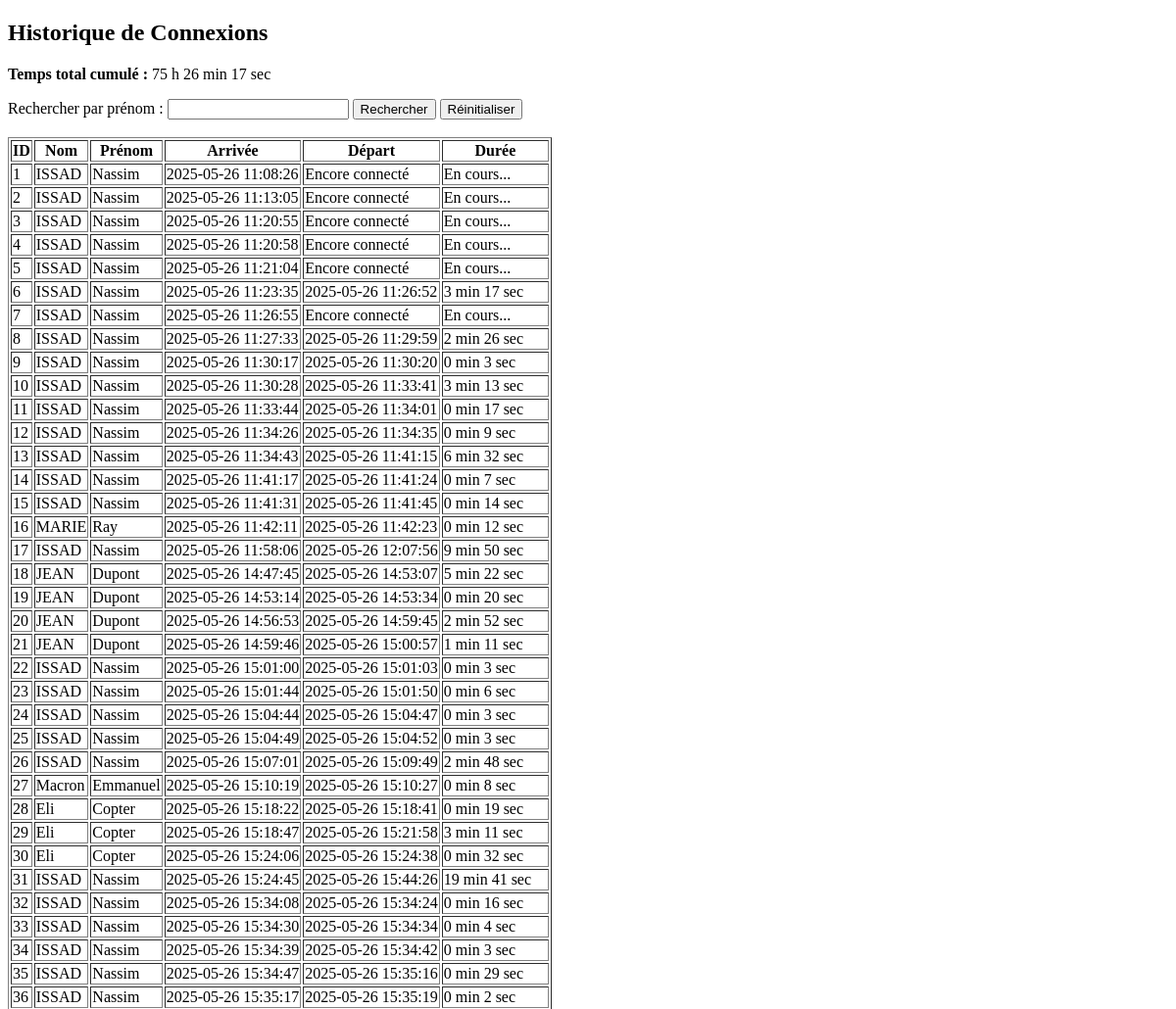
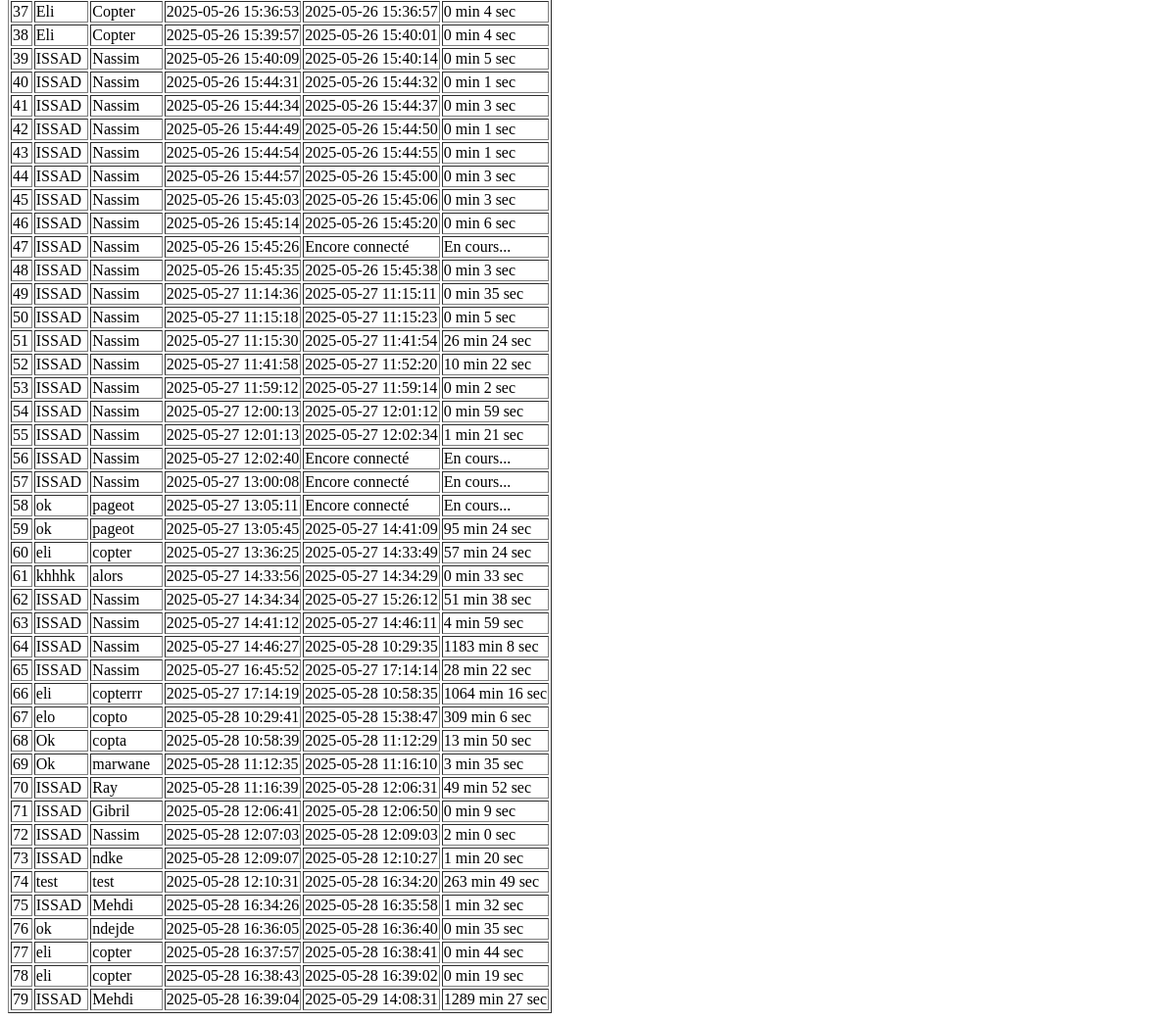
The app's page /admin, older data (2 pictures, top to bottom).
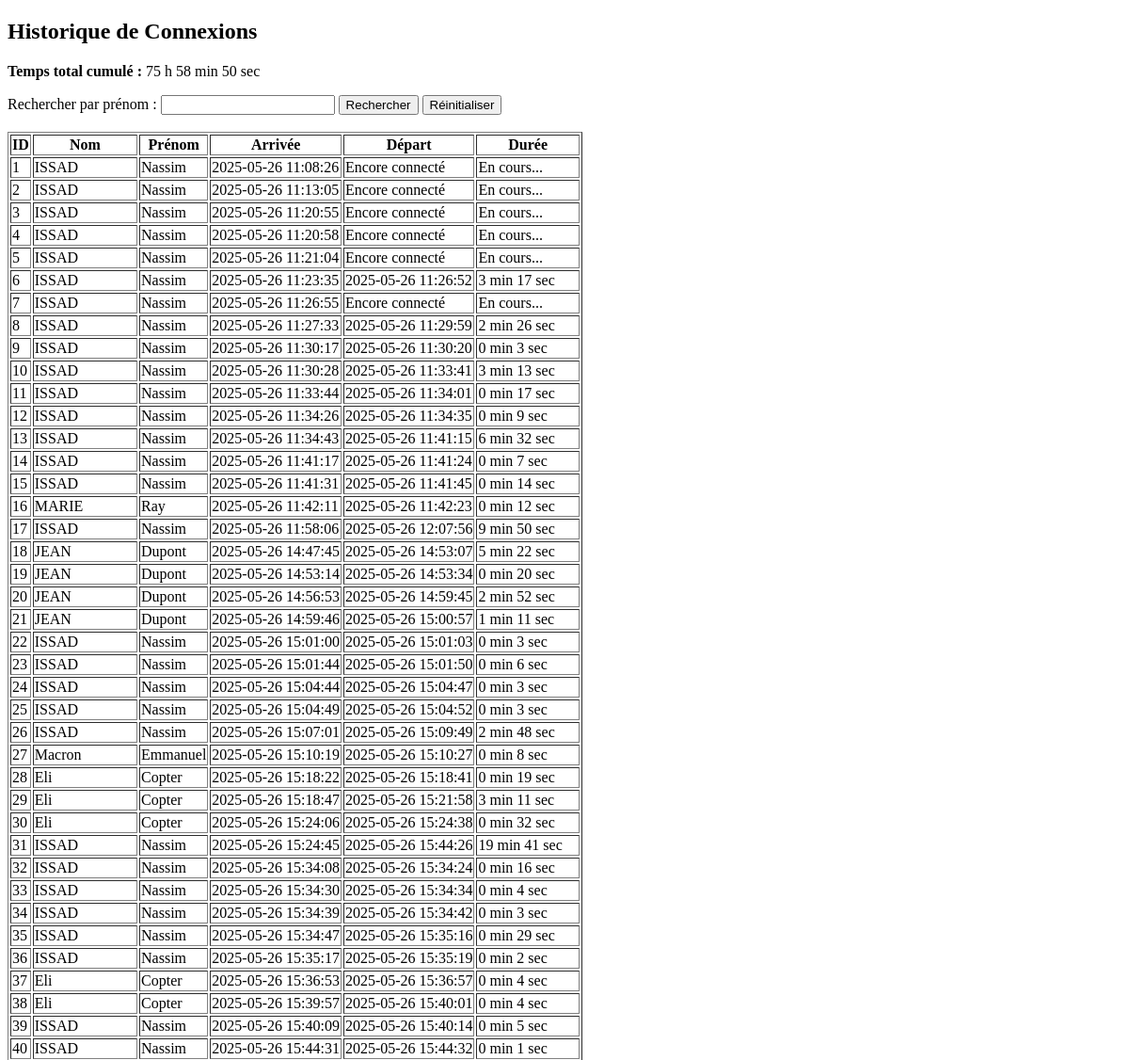
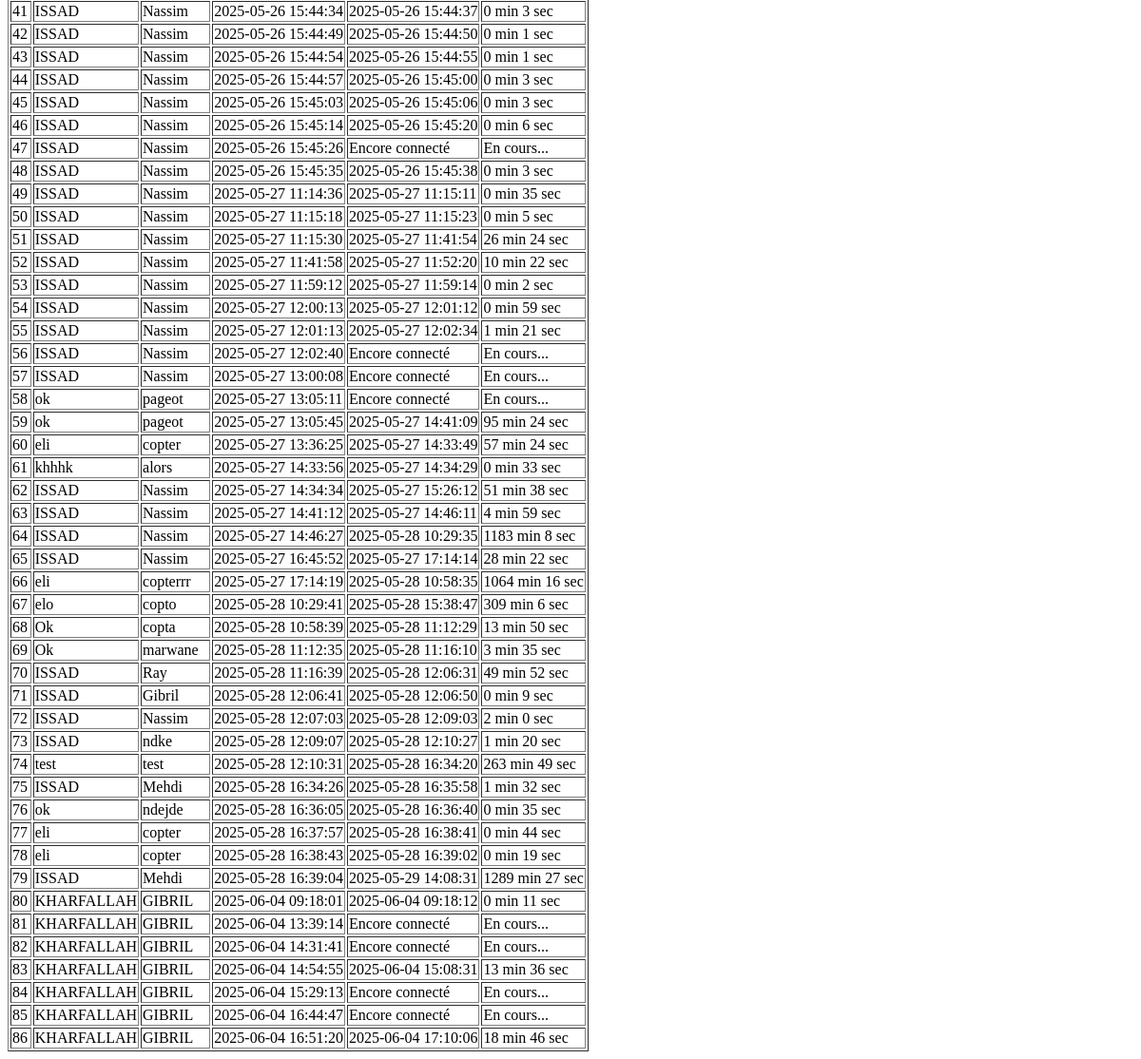
The same page, newer data (2 pictures, top to bottom).
### tables this page shows
CREATE TABLE logs (
    id INTEGER PRIMARY KEY AUTOINCREMENT,
    nom TEXT,
    prenom TEXT,
    arrivee TEXT,
    depart TEXT
);

### app.py (the view)
@app.route("/admin", methods=["GET", "POST"])
def admin():
    prenom_recherche = request.args.get("prenom", "")
    conn = sqlite3.connect(DB_PATH)
    cursor = conn.cursor()
    if prenom_recherche:
        cursor.execute(
            "SELECT * FROM logs WHERE prenom LIKE ?", ("%" + prenom_recherche + "%",)
        )
    else:
        cursor.execute("SELECT * FROM logs")
    logs = cursor.fetchall()
    conn.close()
    total_seconds = 0
    logs_with_duration = []
    for log in logs:
        id_, nom, prenom, arrivee, depart = log
        if depart:
            dt_arrivee = datetime.strptime(arrivee, "%Y-%m-%d %H:%M:%S")
            dt_depart = datetime.strptime(depart, "%Y-%m-%d %H:%M:%S")
            duration = dt_depart - dt_arrivee
            seconds = duration.total_seconds()
            total_seconds += seconds
            minutes = int(seconds // 60)
            secondes = int(seconds % 60)
            duree = f"{minutes} min {secondes} sec"
        else:
            duree = "En cours..."
        logs_with_duration.append((id_, nom, prenom, arrivee, depart, duree))
    total_minutes = int(total_seconds // 60)
    total_heures = total_minutes // 60
    total_minutes_restant = total_minutes % 60
    total_secondes = int(total_seconds % 60)
    temps_total_format = (
        f"{total_heures} h {total_minutes_restant} min {total_secondes} sec"
    )
    return render_template(
        "admin.html",
        logs=logs_with_duration,
        prenom_recherche = prenom_recherche,
        temps_total = temps_total_format,
    )

### templates/admin.html (shortened to what this page needs)
<!DOCTYPE html>
<html>
<head>
</head>
<body>
  <h2>Historique de Connexions</h2>
  <p><strong>Temps total cumulé :</strong> {{ temps_total }}</p>
  <form method="get" action="/admin">
    <label for="prenom">Rechercher par prénom :</label>
    <input type="text" id="prenom" name="prenom" value="{{ prenom_recherche }}">
    <button type="submit">Rechercher</button>
    <a href="/admin"><button type="button">Réinitialiser</button></a>
  </form>
  <br>
  <table border="1">
    <tr>
      <th>ID</th>
      <th>Nom</th>
      <th>Prénom</th>
      <th>Arrivée</th>
      <th>Départ</th>
      <th>Durée</th>
    </tr>
    {% for log in logs %}
    <tr>
      <td>{{ log[0] }}</td>
      <td>{{ log[1] }}</td>
      <td>{{ log[2] }}</td>
      <td>{{ log[3] }}</td>
      <td>{{ log[4] or "Encore connecté" }}</td>
      <td>{{ log[5] }}</td>
    </tr>
    {% endfor %}
  </table>
</body>
</html>

Row changes from the older to the newer data that the page shows:
added logs: id "80", nom "KHARFALLAH", prenom "GIBRIL", arrivee "2025-06-04 09:18:01", depart "2025-06-04 09:18:12", log "0 min 11 sec"
added logs: id "81", nom "KHARFALLAH", prenom "GIBRIL", arrivee "2025-06-04 13:39:14", log "Encore connecté", log "En cours..."
added logs: id "82", nom "KHARFALLAH", prenom "GIBRIL", arrivee "2025-06-04 14:31:41", log "Encore connecté", log "En cours..."
added logs: id "83", nom "KHARFALLAH", prenom "GIBRIL", arrivee "2025-06-04 14:54:55", depart "2025-06-04 15:08:31", log "13 min 36 sec"
added logs: id "84", nom "KHARFALLAH", prenom "GIBRIL", arrivee "2025-06-04 15:29:13", log "Encore connecté", log "En cours..."
added logs: id "85", nom "KHARFALLAH", prenom "GIBRIL", arrivee "2025-06-04 16:44:47", log "Encore connecté", log "En cours..."
added logs: id "86", nom "KHARFALLAH", prenom "GIBRIL", arrivee "2025-06-04 16:51:20", depart "2025-06-04 17:10:06", log "18 min 46 sec"
Text that changed along with them:
{{ temps_total }}: "75 h 26 min 17 sec" → "75 h 58 min 50 sec"
